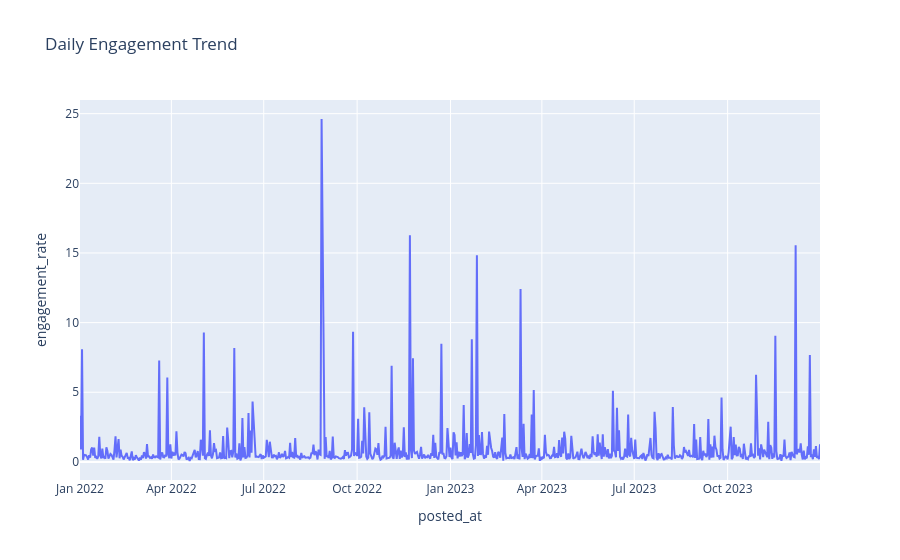

Notebook source saved alongside this figure:
### Code cell
daily = df.groupby(
    'posted_at',
    as_index=False
)['engagement_rate'].mean()

fig = px.line(
    daily,
    x='posted_at',
    y='engagement_rate',
    title='Daily Engagement Trend'
)

fig.show()

### Figure 1 — Plotly figure (JSON) as saved in the notebook; plotly's stock layout.template omitted (floating-point values rounded to 4 significant figures; data arrays with more than 128 entries replaced by an {"elided": "..."} marker saying what was removed)
{"data": [{"hovertemplate": "posted_at=%{x}<br>engagement_rate=%{y}<extra></extra>", "legendgroup": "", "line": {"color": "#636efa", "dash": "solid"}, "marker": {"symbol": "circle"}, "mode": "lines", "name": "", "orientation": "v", "showlegend": false, "type": "scatter", "x": {"elided": "729 str values"}, "xaxis": "x", "y": {"elided": "729 float values"}, "yaxis": "y"}], "layout": {"legend": {"tracegroupgap": 0}, "title": {"text": "Daily Engagement Trend"}, "xaxis": {"anchor": "y", "domain": [0, 1], "title": {"text": "posted_at"}}, "yaxis": {"anchor": "x", "domain": [0, 1], "title": {"text": "engagement_rate"}}}}
